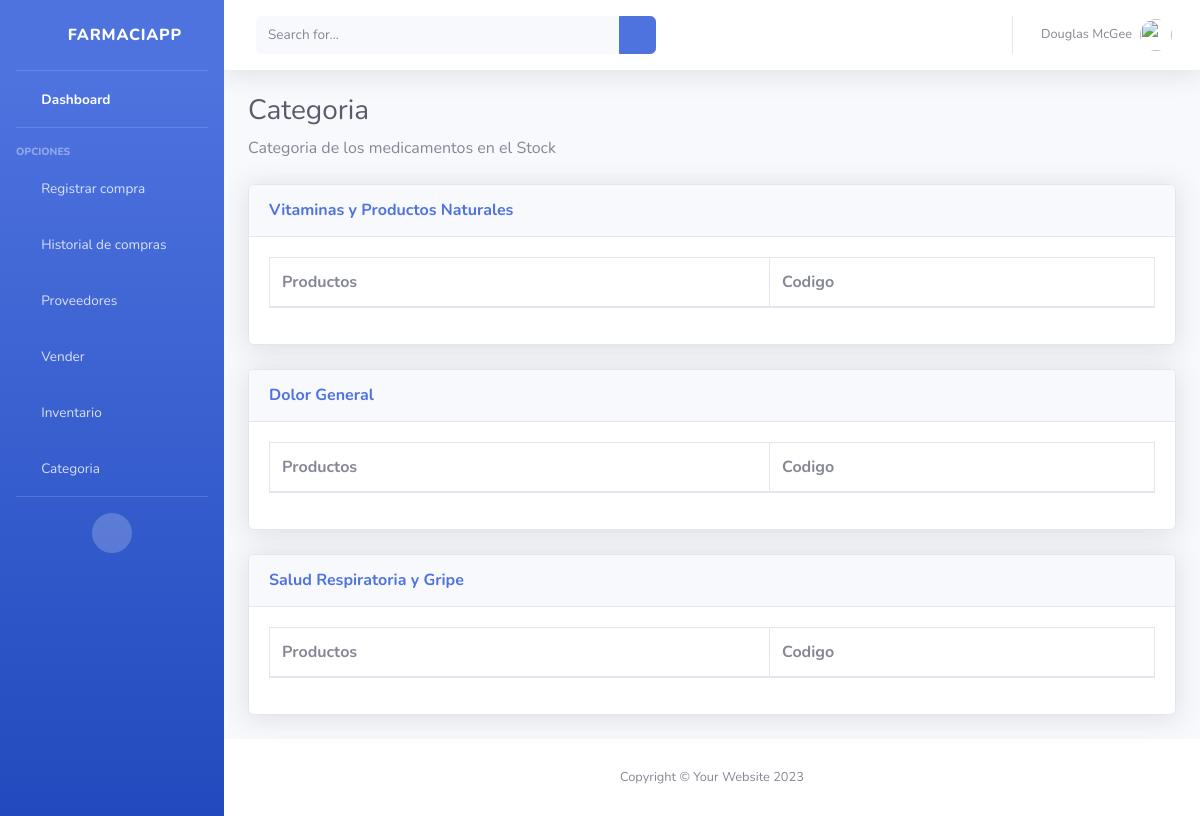
The page /categoria/ on the database as committed earlier.
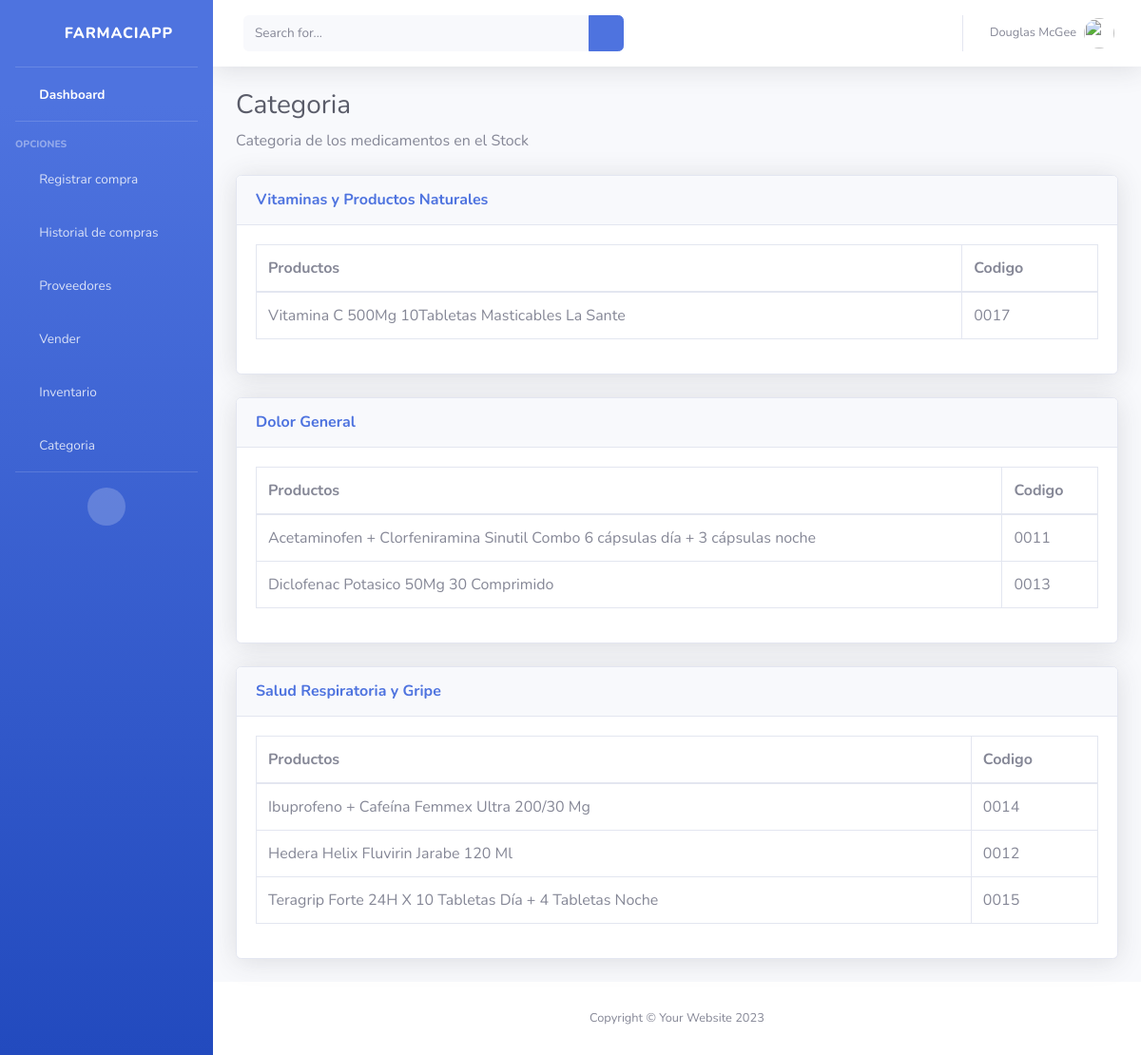
The same page on the database as committed later.
### productos/models.py (models this page shows, shortened)
class MN_Subcategoria_Producto(models.Model):#Categoria - Producto (MN)
    categoria = models.ForeignKey(Categoria_Producto, on_delete=models.CASCADE)
    codigo_producto = models.ForeignKey(Producto, on_delete=models.CASCADE)
    subcategoria = models.CharField(max_length=500, primary_key=True, unique=True)
    class Meta:
        db_table = 'Subcategoria_Producto'
        verbose_name = 'Subcategoria_Producto'
        verbose_name_plural = 'Subcategorias_Productos'
        ordering = ['subcategoria']

class Producto(models.Model):
    codigo = models.CharField(primary_key=True, max_length=5, unique=True, verbose_name='Codigo')
    nombre = models.CharField(max_length=150, verbose_name='Nombre')
    fecha_de_vencimiento = models.DateField(auto_now_add=True, verbose_name='Fecha', blank=True, null=True)
    precio = models.DecimalField(default=0.00, max_digits=9, decimal_places=2)
    cantidad = models.PositiveIntegerField(default=0)
    descuento = models.DecimalField(default=0.00, max_digits=9, decimal_places=2, blank=True, null=True)
    exento = models.BooleanField(blank=True, null=True)
    imagen_de_producto = models.ImageField(upload_to='img_product', null=True, blank=True, verbose_name='Imagen')
    class Meta:
        db_table = 'Producto'
        verbose_name = 'Producto'
        verbose_name_plural = 'Productos'
        ordering = ['codigo']

### categoria/views.py (the view)
# urls.py: path("categoria/", CategoriaListView.as_view(), name="categoria"),
class CategoriaListView(ListView):
    model = Categoria_Producto
    template_name = 'categoria.html'
    def get_context_data(self, **kwargs):
        context = super().get_context_data(**kwargs)
        context['title'] = 'Categoria'
        context['categoria_object_list'] = Categoria_Producto.objects.all()
        context['subcategoria1_object_list'] = MN_Subcategoria_Producto.objects.filter(categoria='Vitaminas y Productos Naturales')
        context['subcategoria2_object_list'] = MN_Subcategoria_Producto.objects.filter(categoria='Dolor General')
        context['subcategoria3_object_list'] = MN_Subcategoria_Producto.objects.filter(categoria='Salud Respiratoria y Gripe')
        return context

### templates/categoria.html (shortened to what this page needs)
{% load static %}
<!DOCTYPE html>
<html lang="en">
<head>
    <link href="{% static '/lib/startbootstrap-sb-admin-2-gh-pages/vendor/fontawesome-free/css/all.min.css' %}" rel="stylesheet" type="text/css">
    <link href="{% static 'lib/startbootstrap-sb-admin-2-gh-pages/css/sb-admin-2.min.css' %}" rel="stylesheet">
    <link href="{% static 'lib/startbootstrap-sb-admin-2-gh-pages/vendor/datatables/dataTables.bootstrap4.min.css' %}" rel="stylesheet">
</head>
<body id="page-top">
    <div id="wrapper">
        {% include 'general_sidebar.html'%}
        <div id="content-wrapper" class="d-flex flex-column">
            <div id="content">
                <nav class="navbar navbar-expand navbar-light bg-white topbar mb-4 static-top shadow">
                    <form
                        class="d-none d-sm-inline-block form-inline mr-auto ml-md-3 my-2 my-md-0 mw-100 navbar-search">
                        <div class="input-group">
                            <input type="text" class="form-control bg-light border-0 small" placeholder="Search for..."
                                aria-label="Search" aria-describedby="basic-addon2">
                            <div class="input-group-append">
                                <button class="btn btn-primary" type="button">
                                    <i class="fas fa-search fa-sm"></i>
                                </button>
                            </div>
                        </div>
                    </form>
                    <ul class="navbar-nav ml-auto">
                        <li class="nav-item dropdown no-arrow">
                            <a class="nav-link dropdown-toggle" href="#" id="userDropdown" role="button"
                                data-toggle="dropdown" aria-haspopup="true" aria-expanded="false">
                                <span class="mr-2 d-none d-lg-inline text-gray-600 small">Douglas McGee</span>
                                <img class="img-profile rounded-circle"
                                    src="{% static 'lib/startbootstrap-sb-admin-2-gh-pages/img/undraw_profile.svg' %}">
                            </a>
                        </li>
                    </ul>
                </nav>
                <div class="container-fluid">
                    <h1 class="h3 mb-2 text-gray-800">
                        {{title}}
                    </h1>
                    <p class="mb-4">Categoria de los medicamentos en el Stock</p>
                    <div class="card shadow mb-4">
                        <div class="card-header py-3">
                            <h6 class="m-0 font-weight-bold text-primary">Vitaminas y Productos Naturales</h6>
                        </div>
                        <div class="card-body">
                            <div class="table-responsive">
                                <table class="table table-bordered" id="" width="100%" cellspacing="0">
                                    <thead>
                                        <th>Productos</th>
                                        <th>Codigo</th>
                                    </thead>
                                    <tbody>
                                        {% for c in subcategoria1_object_list %}
                                            <tr>
                                                <td>{{ c.codigo_producto.nombre}}</td>
                                                <td>{{ c.codigo_producto.codigo }}</td>
                                            </tr>
                                        {% endfor %}
                                    </tbody>
                                </table>
                            </div>
                        </div>
                    </div>
                    <div class="card shadow mb-4">
                        <div class="card-header py-3">
                            <h6 class="m-0 font-weight-bold text-primary">Dolor General</h6>
                        </div>
                        <div class="card-body">
                            <div class="table-responsive">
                                <table class="table table-bordered" id="" width="100%" cellspacing="0">
                                    <thead>
                                        <th>Productos</th>
                                        <th>Codigo</th>
                                    </thead>
                                    <tbody>
                                        {% for c in subcategoria2_object_list %}
                                        <tr>
                                            <td>{{ c.codigo_producto.nombre }}</td>
                                            <td>{{ c.codigo_producto.codigo }}</td>
                                        </tr>
                                        {% endfor %}
                                    </tbody>
                                </table>
                            </div>
                        </div>
                    </div>
                    <div class="card shadow mb-4">
                        <div class="card-header py-3">
                            <h6 class="m-0 font-weight-bold text-primary">Salud Respiratoria y Gripe</h6>
                        </div>
                        <div class="card-body">
                            <div class="table-responsive">
                                <table class="table table-bordered" id="" width="100%" cellspacing="0">
                                    <thead>
                                        <th>Productos</th>
                                        <th>Codigo</th>
                                    </thead>
                                    <tbody>
                                            {% for c in subcategoria3_object_list %}
                                            <tr>
                                                <td>{{ c.codigo_producto.nombre }}</td>
                                                <td>{{ c.codigo_producto.codigo }}</td>                                          </tr>
                                            {% endfor %}
                                    </tbody>
                                </table>
                            </div>
                        </div>
                    </div>
                </div>
            </div>
            {% include 'general_footer.html' %}
        </div>
    </div>
</body>
</html>

### templates/general_sidebar.html
{%load static%}
<ul class="navbar-nav bg-gradient-primary sidebar sidebar-dark accordion" id="accordionSidebar">
  <a class="sidebar-brand d-flex align-items-center justify-content-center" href="{% url 'index' %}">
    <div class="sidebar-brand-icon rotate-n-15">
      <i class="fas fa-pills"></i>
    </div>
    <div class="sidebar-brand-text mx-3">Farmaciapp</div>
  </a>
  <hr class="sidebar-divider my-0" />
  <li class="nav-item active">
    <a class="nav-link" href="{% url 'index' %}">
      <i class="fas fa-fw fa-tachometer-alt"></i>
      <span>Dashboard</span></a
    >
  </li>
  <hr class="sidebar-divider" />
  <div class="sidebar-heading">Opciones</div>
  <li class="nav-item">
    <a class="nav-link" href="{% url 'compra' %}">
      <i class="fas fa-fw fa-table"></i>
      <span>Registrar compra</span></a
    >
  </li>
  <li class="nav-item">
    <a class="nav-link" href="{% url 'historial'%}">
      <i class="fas fa-fw fa-table"></i>
      <span>Historial de compras</span></a
    >
  </li>
  <li class="nav-item">
    <a class="nav-link" href="{% url 'historial'%}">
      <i class="fas fa-fw fa-table"></i>
      <span>Proveedores</span></a
    >
  </li>
  <li class="nav-item">
    <a class="nav-link" href="ventas/">
      <i class="fas fa-fw fa-table"></i>
      <span>Vender</span></a
    >
  </li>
  <li class="nav-item">
    <a class="nav-link" href="{% url 'inventario' %}">
      <i class="fas fa-fw fa-table"></i>
      <span>Inventario</span></a
    >
  </li>
  <li class="nav-item">
    <a class="nav-link" href="{% url 'categoria' %}">
      <i class="fas fa-fw fa-table"></i>
      <span>Categoria</span></a
    >
  </li>
  <hr class="sidebar-divider d-none d-md-block" />
  <div class="text-center d-none d-md-inline">
    <button class="rounded-circle border-0" id="sidebarToggle"></button>
  </div>
</ul>

### templates/general_footer.html
{% load static %}
            <footer class="sticky-footer bg-white">
                <div class="container my-auto">
                    <div class="copyright text-center my-auto">
                        <span>Copyright &copy; Your Website 2023</span>
                    </div>
                </div>
            </footer>

Rows that differ between the two databases and show on the page:
added MN_Subcategoria_Producto: codigo_producto.nombre "Vitamina C 500Mg 10Tabletas Masticables La Sante", codigo_producto.codigo "0017", shown under "Vitaminas y Productos Naturales"
added MN_Subcategoria_Producto: codigo_producto.nombre "Acetaminofen + Clorfeniramina Sinutil Combo 6 cápsulas día + 3 cápsulas noche", codigo_producto.codigo "0011", shown under "Dolor General"
added MN_Subcategoria_Producto: codigo_producto.nombre "Diclofenac Potasico 50Mg 30 Comprimido", codigo_producto.codigo "0013", shown under "Dolor General"
added MN_Subcategoria_Producto: codigo_producto.nombre "Ibuprofeno + Cafeína Femmex Ultra 200/30 Mg", codigo_producto.codigo "0014", shown under "Salud Respiratoria y Gripe"
added MN_Subcategoria_Producto: codigo_producto.nombre "Hedera Helix Fluvirin Jarabe 120 Ml", codigo_producto.codigo "0012", shown under "Salud Respiratoria y Gripe"
added MN_Subcategoria_Producto: codigo_producto.nombre "Teragrip Forte 24H X 10 Tabletas Día + 4 Tabletas Noche", codigo_producto.codigo "0015", shown under "Salud Respiratoria y Gripe"
